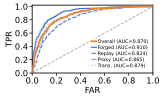

Source code (Python):
from pathlib import Path

import matplotlib

matplotlib.use("Agg")

import matplotlib.pyplot as plt
import numpy as np
import pandas as pd
from sklearn.metrics import auc, roc_curve


RANDOM_SEED = 20260715
GENUINE_SAMPLES = 600
ATTACK_SAMPLES = 400

ATTACK_DISTRIBUTIONS = {
    "Forged": (0.700, 0.095),
    "Replay": (0.740, 0.100),
    "Proxy": (0.725, 0.095),
    "Trans.": (0.715, 0.090),
}

CURVE_ORDER = ["Overall", "Forged", "Replay", "Proxy", "Trans."]
PLOT_ORDER = ["Forged", "Replay", "Proxy", "Trans.", "Overall"]

LINE_STYLES = {
    "Forged": {"color": "#4874CB", "linestyle": "-"},
    "Replay": {"color": "#668DD5", "linestyle": "--"},
    "Proxy": {"color": "#8BADE2", "linestyle": "-."},
    "Trans.": {"color": "#AFC9ED", "linestyle": ":"},
    "Overall": {"color": "#EE822F", "linestyle": "-"},
}


def generate_scores():
    rng = np.random.default_rng(RANDOM_SEED)
    genuine = np.clip(rng.normal(0.860, 0.075, GENUINE_SAMPLES), 0.0, 1.0)

    frames = [
        pd.DataFrame(
            {
                "Sample_ID": [f"genuine_{index + 1:04d}" for index in range(GENUINE_SAMPLES)],
                "Class_Name": "Genuine",
                "Label": 1,
                "S_total": genuine,
                "Source": "synthetic_for_roc",
            }
        )
    ]

    for class_name, (mean, std) in ATTACK_DISTRIBUTIONS.items():
        values = np.clip(rng.normal(mean, std, ATTACK_SAMPLES), 0.0, 1.0)
        prefix = class_name.lower().replace(".", "").replace(" ", "_")
        frames.append(
            pd.DataFrame(
                {
                    "Sample_ID": [f"{prefix}_{index + 1:04d}" for index in range(ATTACK_SAMPLES)],
                    "Class_Name": class_name,
                    "Label": 0,
                    "S_total": values,
                    "Source": "synthetic_for_roc",
                }
            )
        )

    return pd.concat(frames, ignore_index=True)


def calculate_curve(scores, class_name=None):
    if class_name is None:
        selected = scores
    else:
        selected = scores[scores["Class_Name"].isin(["Genuine", class_name])]

    far, tpr, thresholds = roc_curve(
        selected["Label"],
        selected["S_total"],
        pos_label=1,
        drop_intermediate=False,
    )
    return far, tpr, thresholds, auc(far, tpr)


def main():
    scores = generate_scores()

    score_path = Path(__file__).with_name("05_roc_auc_scores.csv")
    scores.to_csv(score_path, index=False, encoding="utf-8-sig")

    curves = {}
    point_frames = []
    for curve_name in CURVE_ORDER:
        class_name = None if curve_name == "Overall" else curve_name
        far, tpr, thresholds, area = calculate_curve(scores, class_name)
        curves[curve_name] = (far, tpr, area)
        point_frames.append(
            pd.DataFrame(
                {
                    "Curve": curve_name,
                    "FAR": far,
                    "TPR": tpr,
                    "Threshold": thresholds,
                    "AUC": area,
                }
            )
        )

    point_path = Path(__file__).with_name("05_roc_auc_points.csv")
    pd.concat(point_frames, ignore_index=True).to_csv(
        point_path,
        index=False,
        encoding="utf-8-sig",
    )

    cm_to_in = 1 / 2.54
    fig_w = 4.1 * cm_to_in
    fig_h = 2.5 * cm_to_in

    plt.rcParams.update(
        {
            "font.size": 6,
            "axes.labelsize": 6,
            "xtick.labelsize": 6,
            "ytick.labelsize": 6,
            "legend.fontsize": 3.5,
            "font.family": "sans-serif",
        }
    )

    fig, ax = plt.subplots(figsize=(fig_w, fig_h))
    fig.patch.set_facecolor("white")
    ax.set_facecolor("white")

    line_handles = {}
    for curve_name in PLOT_ORDER:
        far, tpr, area = curves[curve_name]
        style = LINE_STYLES[curve_name]
        is_overall = curve_name == "Overall"
        line, = ax.plot(
            far,
            tpr,
            label=f"{curve_name} (AUC={area:.3f})",
            color=style["color"],
            linestyle=style["linestyle"],
            linewidth=1.3 if is_overall else 0.9,
            drawstyle="steps-post",
            zorder=3 if is_overall else 2,
        )
        line_handles[curve_name] = line

    ax.plot(
        [0, 1],
        [0, 1],
        color="#A6A6A6",
        linestyle="--",
        linewidth=0.6,
        zorder=1,
    )

    ax.set_xlabel("FAR", labelpad=1)
    ax.set_ylabel("TPR", labelpad=1)
    ax.set_xlim(0, 1)
    ax.set_ylim(0, 1.02)
    ax.set_xticks(np.linspace(0, 1, 6))
    ax.set_yticks(np.linspace(0, 1, 6))
    ax.tick_params(axis="both", pad=1, width=0.5, length=2)

    for spine in ["left", "right", "top", "bottom"]:
        ax.spines[spine].set_visible(True)
        ax.spines[spine].set_linewidth(0.6)

    legend_handles = [line_handles[name] for name in CURVE_ORDER]
    legend_labels = [line_handles[name].get_label() for name in CURVE_ORDER]
    legend = ax.legend(
        legend_handles,
        legend_labels,
        loc="lower right",
        frameon=True,
        borderpad=0.18,
        handlelength=1.0,
        handletextpad=0.25,
        labelspacing=0.14,
        bbox_to_anchor=(0.99, 0.02),
    )

    frame = legend.get_frame()
    frame.set_facecolor("white")
    frame.set_alpha(0.82)
    frame.set_edgecolor("none")
    frame.set_linewidth(0.0)

    plt.subplots_adjust(
        left=0.20,
        right=0.95,
        bottom=0.26,
        top=0.95,
    )

    output_path = Path(__file__).with_suffix(".pdf")
    plt.savefig(output_path, format="pdf")
    plt.close(fig)

    print(f"[done] figure: {output_path}")
    print(f"[done] scores: {score_path}")
    print(f"[done] points: {point_path}")
    for curve_name in CURVE_ORDER:
        print(f"{curve_name}: AUC={curves[curve_name][2]:.4f}")


if __name__ == "__main__":
    main()
